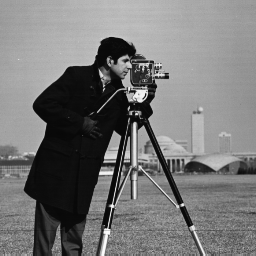
%> input picture Histogram_Specification/cameraman.png, 256 x 256 px
$ octave Histogram_specification.m   (GNU Octave 9; MATLAB toolbox functions it lacks are replaced by stand-ins)
%> lines starting %> are read from the running program, lines starting %| are printed output that depends on the picture
clear; close all;
i1 = imread('cameraman.png');
%> i1 is the input picture: size 256x256 uint8; min 7, max 253, mean 118.7
i2 = imread('einstein.png');
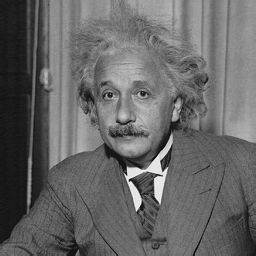
%> input picture Histogram_Specification/einstein.png, 256 x 256 px
%> i2 is the input picture: size 256x256 uint8; min 0, max 255, mean 102.8

[r,c] = size(i1);
%> r = 256; c = 256
[r2,c2] = size(i2);
%> r2 = 256; c2 = 256

finalResult = uint8(zeros(r,c)); % cameraman equalized output image
finalResult2 = uint8(zeros(r2,c2)); % einstein equalized output image

h1 = zeros(1,c); % cameraman original histogram
h2 = zeros(1,c2); % einstein original histogram

% for i = 1:c
%     h1(i) = sum(sum(i1==i)); % cameraman
% end

for i = 1:r
    for j = 1:c
        x=i1(i,j);
        h1(x+1)=h1(x+1)+1;
    end
end
%> after the loop, h1 = 256 values, max 1685 at index 15, min 0 at index 1, mean 256

% for i = 1:c2
%     h2(i) = sum(sum(i2==i)); % einstein
% end

for i = 1:r
    for j = 1:c
        x=i2(i,j);
        h2(x+1)=h2(x+1)+1;
    end
end
%> after the loop, h2 = 256 values, max 1205 at index 105, min 0 at index 3, mean 256

n = sum(h1); % cameraman total no of pixels
%> n = 65536
n2 = sum(h2); % einstein total no of pixels
%> n2 = 65536

pdf = h1/n; % camraman
%> pdf = 256 values, max 0.0257 at index 15, min 0 at index 1, mean 0.00391
pdf2 = h2/n2; % einstein
%> pdf2 = 256 values, max 0.0184 at index 105, min 0 at index 3, mean 0.00391

cdf = zeros(1,c); % camraman
cdf2 = zeros(1,c2); % einstein

cdf_multiplied_graylevel = zeros(1,c); % camraman
cdf_multiplied_graylevel2 = zeros(1,c2); % einstein

cumulative_sum = 0;

final_mapped_cdf = zeros(1,c); % camraman
final_mapped_cdf2 = zeros(1,c2); % einstein
% camraman
for i = 1:c
    cumulative_sum = cumulative_sum + pdf(1,i);
    cdf(1,i) = cumulative_sum;
    cdf_multiplied_graylevel(1,i) = (255*cdf(1,i));
end
%> this loop made 256 passes
%> cumulative_sum on passes 1 to 3: 0, 0, 0
%> after the loop, cdf = 256 values from 0 to 1; cdf_multiplied_graylevel = 256 values from 0 to 255; cumulative_sum = 1
round_cdf = round(cdf_multiplied_graylevel);
%> round_cdf = 256 values from 0 to 255


% einstein
cumulative_sum = 0;
for i = 1:c2
    cumulative_sum = cumulative_sum + pdf2(1,i);
    cdf2(1,i) = cumulative_sum;
    cdf_multiplied_graylevel2(1,i) = (255*cdf2(1,i));
end
%> this loop made 256 passes
%> cumulative_sum on passes 1 to 3: 1.53e-05, 3.05e-05, 3.05e-05
%> after the loop, cdf2 = 256 values from 1.53e-05 to 1; cdf_multiplied_graylevel2 = 256 values from 0.00389 to 255; cumulative_sum = 1
round_cdf2 = round(cdf_multiplied_graylevel2);
%> round_cdf2 = 256 values from 0 to 255


% camraman
for i = 1:c
    x = round_cdf(i);
    if x > 0
       final_mapped_cdf(x) = final_mapped_cdf(x) + h1(i);
    end
end
%> this loop made 256 passes
%> after the loop, final_mapped_cdf = 256 values, max 1685 at index 35, min 0 at index 1, mean 256

% einstein
for i = 1:c2
    x = round_cdf2(i);
    if x > 0
       final_mapped_cdf2(x) = final_mapped_cdf2(x) + h2(i);
    end
end
%> after the loop, final_mapped_cdf2 = 256 values, max 1205 at index 123, min 0 at index 2, mean 255.7

% camraman
for i = 1:r
    for j = 1:c
        finalResult(i,j) = round_cdf(i1(i,j) + 1);
    end
end
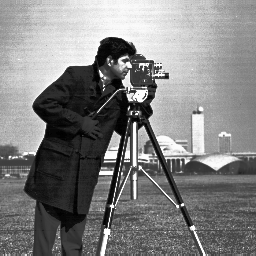
%> finalResult: size 256x256 uint8; min 0, max 255, mean 128.8

% einstein
for i = 1:r2
    for j = 1:c2
        finalResult2(i,j) = round_cdf2(i2(i,j) + 1);
    end
end
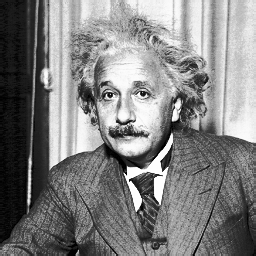
%> finalResult2: size 256x256 uint8; min 0, max 255, mean 128.8; mean of the top-left, top-right, bottom-left and bottom-right quarters 126.7, 184.5, 88.4, 115.5

specification_map = zeros(1,c);
for i = 1:c
%     if round_cdf(i) > 0
        for j = 1:c
           if  round_cdf(i) == round_cdf2(j) || round_cdf(i) < round_cdf2(j)
                specification_map(i) = j;
                break;
           end
       end
%     end
end
%> after the loop, specification_map = 256 values from 1 to 233

desired_image_histogram = zeros(1,c);
for i = 1:c
   x = specification_map(i);
%    if x>0
      desired_image_histogram(x) = desired_image_histogram(x) + h1(i);
%    end
end
%> this loop made 256 passes
%> x on passes 1 to 3: 1, 1, 1
%> after the loop, desired_image_histogram = 256 values, max 1685 at index 45, min 0 at index 2, mean 256


desired_image = uint8(zeros(r,c));
for i = 1:r
    for j = 1:c
        desired_image(i,j) = specification_map(i1(i,j) + 1);
    end
end
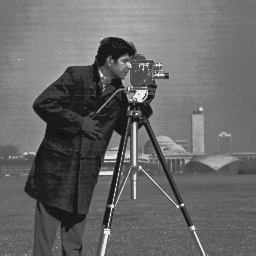
%> desired_image: size 256x256 uint8; min 1, max 233, mean 104.3

J = histeq(i1,h2);
% figure; bar(h1);

% figure; bar(round_cdf);
% h22 = imhist(i2);
% figure; bar(final_mapped_cdf);

figure; imhist(J);
%> after `imhist(J)`:
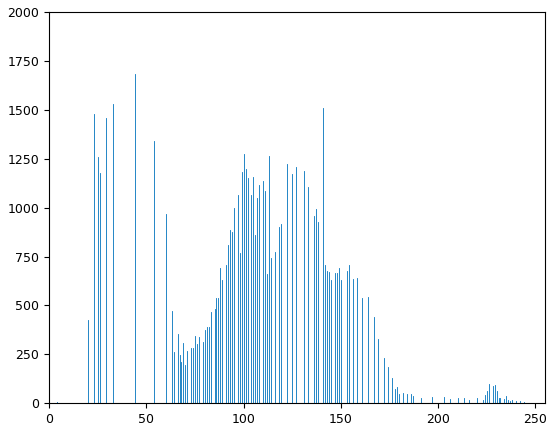
%> figure redrawn from the program's plot data; highest point at x = 44, y = 1685
% figure; imshow(J);

% figure; imshow(finalResult);
% figure; imhist(finalResult);

% figure; imshow(finalResult2);
% figure; imhist(finalResult2);

figure; bar(desired_image_histogram);
%> after `bar(desired_image_histogram)`:
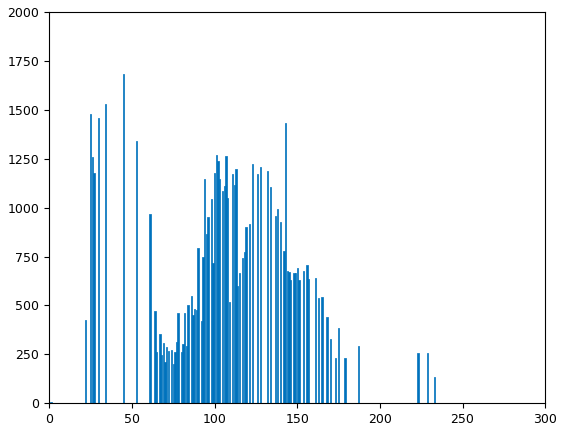
%> figure redrawn from the program's plot data; tallest bar 1685 high, from x = 44.6 to 45.4
% [12 lines of commented-out code are left out]
